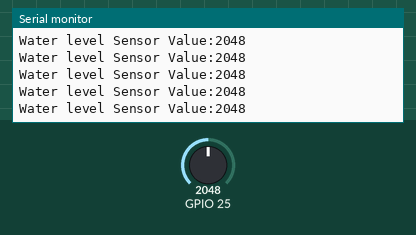
Bench run of a sketch on a simulated ESP32. Shown: the last lines printed to the serial monitor. Inputs (shaded band) come from the test bench; at power-on: GPIO 25 = 2048.

Above: at 1.2 s.
1.3 s: GPIO 25 set to 2866
At 1.31 s:
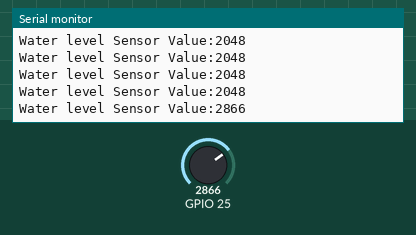
2.8 s: GPIO 25 set to 3603
At 2.81 s:
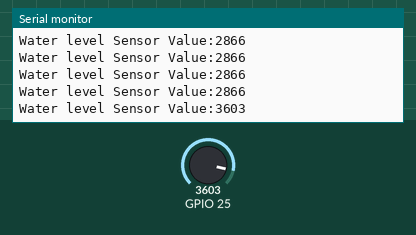
Timing chart, 0 to 5.8 s (numbered marks = the images above; inputs shaded):
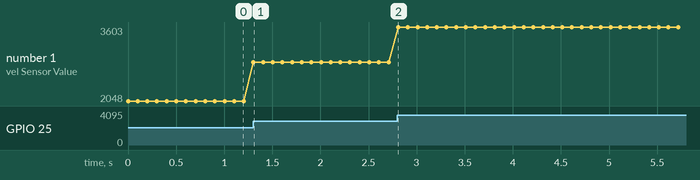

The sketch:

PruebaSensorLluvia.ino
```cpp
void setup()
{
  Serial.begin(115200);
}

void loop() {
  Serial.print("Water level Sensor Value:");
  Serial.println(analogRead(25));
  delay(100);
}
```

Measured:
- after the input at 1.3 s, the serial monitor: prints a new line at once (image 1)
- after the input at 2.8 s, the serial monitor: prints a new line at once (image 2)
- plotted number 1: 2048 → 2866 after the input at 1.3 s, 2866 → 3603 after the input at 2.8 s
